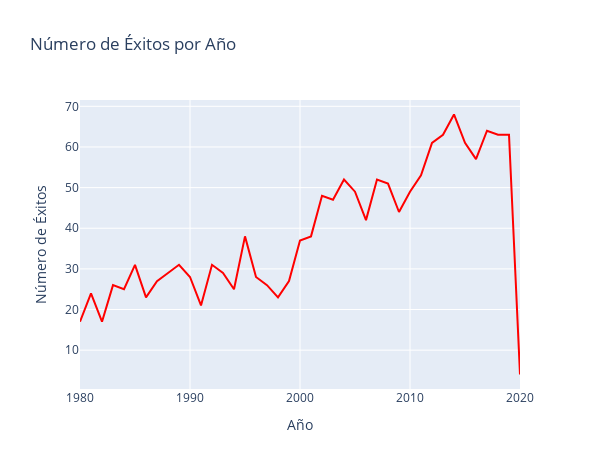

The notebook cell this image was saved under:
### Code cell
# Filtrar las películas exitosas (ROI > 2.25)
peliculas_exitosas = df[df['ROI'] > 2.25]

# Contar el número de éxitos por año
exitos_por_ano = peliculas_exitosas['year'].value_counts().sort_index()

# Crear un DataFrame para usar en Plotly
exitos_df = pd.DataFrame({
    'Año': exitos_por_ano.index,
    'Número de Éxitos': exitos_por_ano.values
})

# Crear el gráfico de líneas
fig = px.line(exitos_df, x='Año', y='Número de Éxitos',
              title='Número de Éxitos por Año',
              labels={'Año': 'Año', 'Número de Éxitos': 'Número de Éxitos'})

# Cambiar el color de la línea a rojo
fig.update_traces(line=dict(color='red'))

# Ajustar el tamaño de la figura
fig.update_layout(
    width=600,  # Ancho de 600 píxeles
    height=469,  # Alto de 469 píxeles
)

# Mostrar la gráfica interactiva
fig.show()

### Figure 1 — Plotly figure (JSON) as saved in the notebook; plotly's stock layout.template omitted (floating-point values rounded to 4 significant figures)
{"data": [{"hovertemplate": "Año=%{x}<br>Número de Éxitos=%{y}<extra></extra>", "legendgroup": "", "line": {"color": "red", "dash": "solid"}, "marker": {"symbol": "circle"}, "mode": "lines", "name": "", "orientation": "v", "showlegend": false, "type": "scatter", "x": [1980, 1981, 1982, 1983, 1984, 1985, 1986, 1987, 1988, 1989, 1990, 1991, 1992, 1993, 1994, 1995, 1996, 1997, 1998, 1999, 2000, 2001, 2002, 2003, 2004, 2005, 2006, 2007, 2008, 2009, 2010, 2011, 2012, 2013, 2014, 2015, 2016, 2017, 2018, 2019, 2020], "xaxis": "x", "y": [17, 24, 17, 26, 25, 31, 23, 27, 29, 31, 28, 21, 31, 29, 25, 38, 28, 26, 23, 27, 37, 38, 48, 47, 52, 49, 42, 52, 51, 44, 49, 53, 61, 63, 68, 61, 57, 64, 63, 63, 4], "yaxis": "y"}], "layout": {"height": 469, "legend": {"tracegroupgap": 0}, "title": {"text": "Número de Éxitos por Año"}, "width": 600, "xaxis": {"anchor": "y", "domain": [0, 1], "title": {"text": "Año"}}, "yaxis": {"anchor": "x", "domain": [0, 1], "title": {"text": "Número de Éxitos"}}}}
